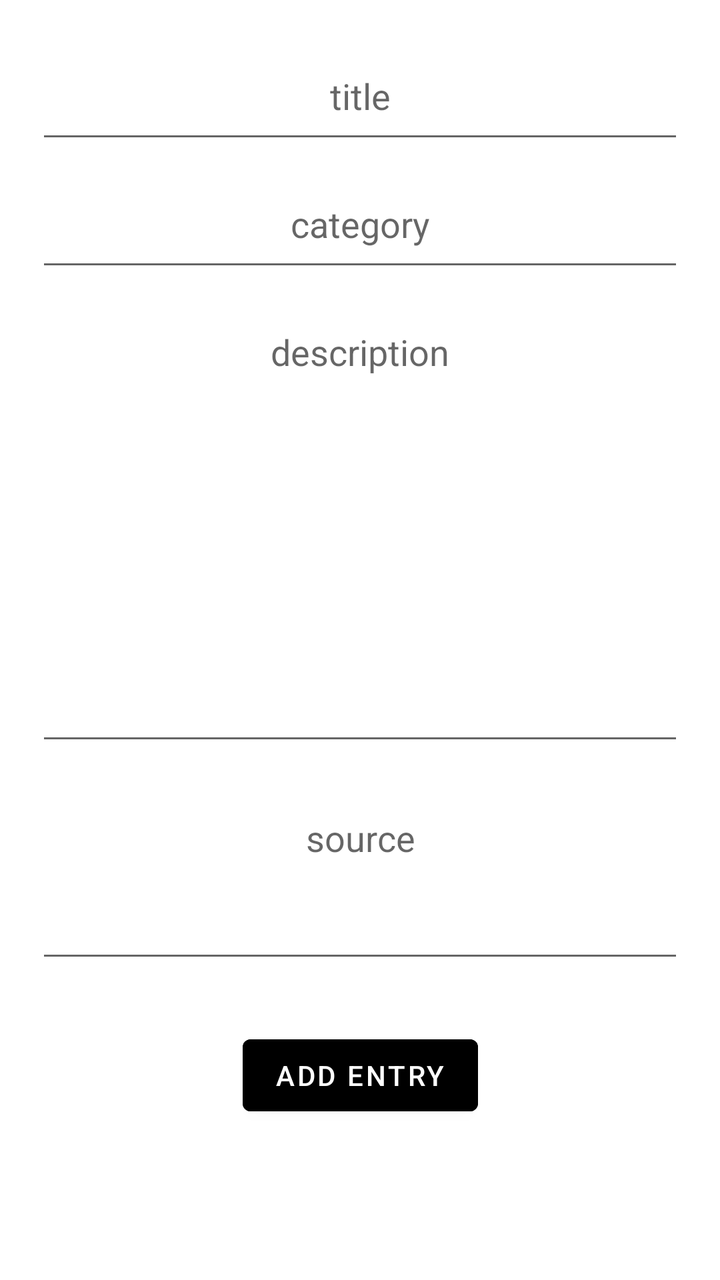
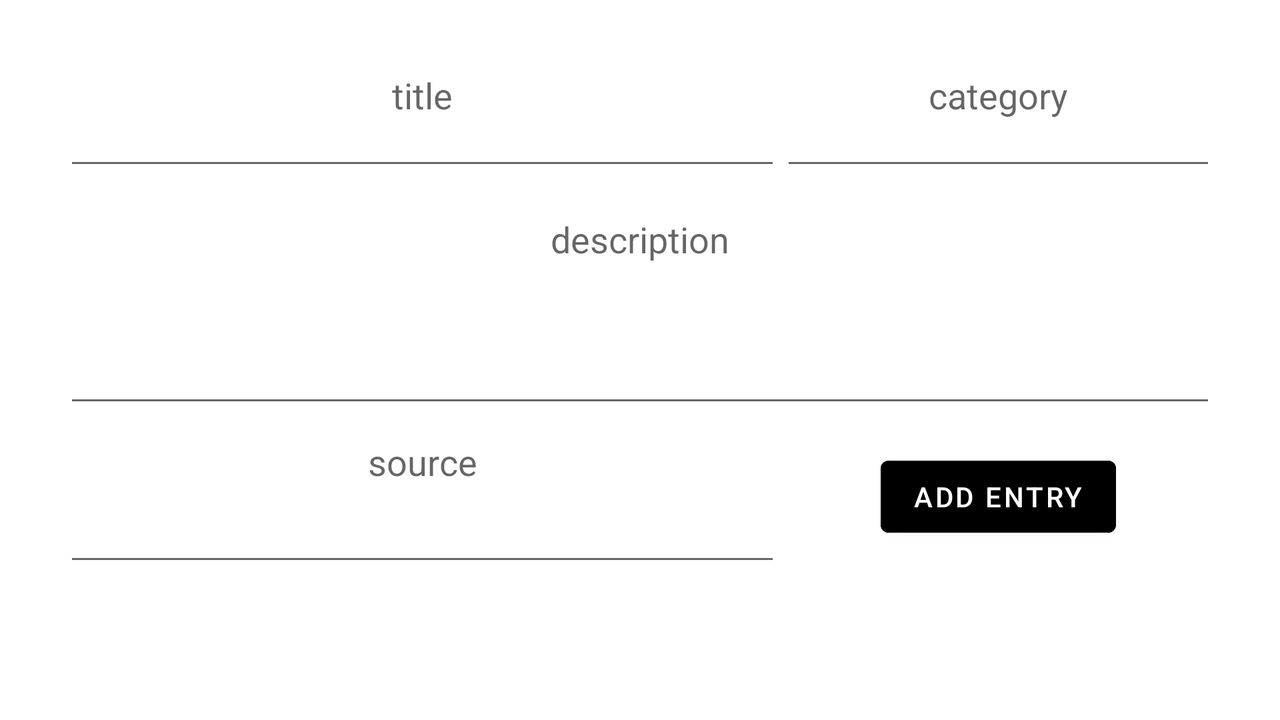

Compare how this app lays out the same screen by default and in its alternative resource folder. The renders come first, then the two layout files and the values they reference.
<!-- AndroidManifest.xml: application theme Theme.SimpleKnowledgeBase -->
<!-- res/layout/fragment_add_entry.xml -->
<?xml version="1.0" encoding="utf-8"?>
<androidx.constraintlayout.widget.ConstraintLayout xmlns:android="http://schemas.android.com/apk/res/android"
    xmlns:app="http://schemas.android.com/apk/res-auto"
    xmlns:tools="http://schemas.android.com/tools"
    android:layout_width="match_parent"
    android:layout_height="match_parent">

    <AutoCompleteTextView
        android:id="@+id/addentry_actv_addTitle"
        android:layout_width="0dp"
        android:layout_height="0dp"
        android:gravity="center_horizontal"
        android:hint="title"
        app:layout_constraintBottom_toTopOf="@+id/guidelineHorizontalAboveCategory"
        app:layout_constraintEnd_toStartOf="@+id/guidelineVerticalRight"
        app:layout_constraintStart_toStartOf="@+id/guidelineVerticalLeft"
        app:layout_constraintTop_toTopOf="@+id/guidelineHorizontalAboveTitle" />

    <AutoCompleteTextView
        android:id="@+id/addentry_actv_addCategory"
        android:layout_width="0dp"
        android:layout_height="0dp"
        android:gravity="center_horizontal"
        android:hint="category"
        android:lines="1"
        android:maxLength="20"
        android:maxLines="1"
        android:tooltipText="Characters not allowed: ; "
        app:layout_constraintBottom_toTopOf="@+id/guidelineHorizontalBelowCategory"
        app:layout_constraintEnd_toStartOf="@+id/guidelineVerticalRight"
        app:layout_constraintStart_toStartOf="@+id/guidelineVerticalLeft"
        app:layout_constraintTop_toTopOf="@+id/guidelineHorizontalBelowTitle" />


    <EditText
        android:id="@+id/addentry_actv_addDescription"
        style="@style/Widget.AppCompat.Light.AutoCompleteTextView"
        android:layout_width="0dp"
        android:layout_height="0dp"
        android:gravity="center_horizontal"
        android:hint="description"
        android:inputType="textMultiLine"
        android:lines="8"
        android:maxLength="400"
        android:maxLines="10"
        android:minLines="6"
        app:layout_constraintBottom_toTopOf="@+id/guidelineHorizontalBelowDescription"
        app:layout_constraintEnd_toStartOf="@+id/guidelineVerticalRight"
        app:layout_constraintStart_toStartOf="@+id/guidelineVerticalLeft"
        app:layout_constraintTop_toTopOf="@+id/guidelineHorizontalAboveDescription" />

    <EditText
        android:id="@+id/addentry_actv_addSource"
        android:layout_width="0dp"
        android:layout_height="0dp"
        android:gravity="center_horizontal"
        android:hint="source"
        android:inputType="textWebEmailAddress"
        android:lines="2"
        android:maxLength="200"
        android:maxLines="3"
        android:minHeight="32dp"
        android:minLines="2"
        app:layout_constraintBottom_toTopOf="@+id/guidelineHorizontalBelowSource"
        app:layout_constraintEnd_toStartOf="@+id/guidelineVerticalRight"
        app:layout_constraintStart_toStartOf="@+id/guidelineVerticalLeft"
        app:layout_constraintTop_toTopOf="@+id/guidelineHorizontalAboveSource" />

    <Button
        android:id="@+id/addentry_btn_add"
        android:layout_width="wrap_content"
        android:layout_height="wrap_content"
        android:backgroundTint="@android:color/black"
        android:text="@string/addentry_btn_addentry"
        app:layout_constraintBottom_toTopOf="@+id/guidelineHorizontalBelowButtons"
        app:layout_constraintEnd_toStartOf="@+id/guidelineVerticalRight"
        app:layout_constraintStart_toStartOf="@+id/guidelineVerticalLeft"
        app:layout_constraintTop_toTopOf="@+id/guidelineHorizontalAboveButtons" />

    <androidx.constraintlayout.widget.Guideline
        android:id="@+id/guidelineVerticalLeft"
        android:layout_width="wrap_content"
        android:layout_height="wrap_content"
        android:orientation="vertical"
        app:layout_constraintGuide_percent="0.05" />

    <androidx.constraintlayout.widget.Guideline
        android:id="@+id/guidelineVerticalRight"
        android:layout_width="wrap_content"
        android:layout_height="wrap_content"
        android:orientation="vertical"
        app:layout_constraintGuide_percent="0.95" />

    <androidx.constraintlayout.widget.Guideline
        android:id="@+id/guidelineHorizontalAboveTitle"
        android:layout_width="wrap_content"
        android:layout_height="wrap_content"
        android:orientation="horizontal"
        app:layout_constraintGuide_percent="0.04" />

    <androidx.constraintlayout.widget.Guideline
        android:id="@+id/guidelineHorizontalBelowTitle"
        android:layout_width="wrap_content"
        android:layout_height="wrap_content"
        android:orientation="horizontal"
        app:layout_constraintGuide_percent="0.14" />

    <androidx.constraintlayout.widget.Guideline
        android:id="@+id/guidelineHorizontalAboveCategory"
        android:layout_width="wrap_content"
        android:layout_height="wrap_content"
        android:orientation="horizontal"
        app:layout_constraintGuide_percent="0.12" />

    <androidx.constraintlayout.widget.Guideline
        android:id="@+id/guidelineHorizontalBelowCategory"
        android:layout_width="wrap_content"
        android:layout_height="wrap_content"
        android:orientation="horizontal"
        app:layout_constraintGuide_percent="0.22" />

    <androidx.constraintlayout.widget.Guideline
        android:id="@+id/guidelineHorizontalAboveDescription"
        android:layout_width="wrap_content"
        android:layout_height="wrap_content"
        android:orientation="horizontal"
        app:layout_constraintGuide_percent="0.24" />

    <androidx.constraintlayout.widget.Guideline
        android:id="@+id/guidelineHorizontalBelowDescription"
        android:layout_width="wrap_content"
        android:layout_height="wrap_content"
        android:orientation="horizontal"
        app:layout_constraintGuide_percent="0.59" />

    <androidx.constraintlayout.widget.Guideline
        android:id="@+id/guidelineHorizontalAboveSource"
        android:layout_width="wrap_content"
        android:layout_height="wrap_content"
        android:orientation="horizontal"
        app:layout_constraintGuide_percent="0.62" />

    <androidx.constraintlayout.widget.Guideline
        android:id="@+id/guidelineHorizontalBelowSource"
        android:layout_width="wrap_content"
        android:layout_height="wrap_content"
        android:orientation="horizontal"
        app:layout_constraintGuide_percent="0.76" />

    <androidx.constraintlayout.widget.Guideline
        android:id="@+id/guidelineHorizontalAboveButtons"
        android:layout_width="wrap_content"
        android:layout_height="wrap_content"
        android:orientation="horizontal"
        app:layout_constraintGuide_percent="0.79" />

    <androidx.constraintlayout.widget.Guideline
        android:id="@+id/guidelineHorizontalBelowButtons"
        android:layout_width="wrap_content"
        android:layout_height="wrap_content"
        android:orientation="horizontal"
        app:layout_constraintGuide_percent="0.89" />


</androidx.constraintlayout.widget.ConstraintLayout>
<!-- resources referenced by this layout -->
<resources>
  <string name="addentry_btn_addentry">Add entry</string>
  <style name="Theme.SimpleKnowledgeBase" parent="Theme.MaterialComponents.DayNight.DarkActionBar">
          
          <item name="colorPrimary">@color/purple_500</item>
          <item name="colorPrimaryVariant">@color/purple_700</item>
          <item name="colorOnPrimary">@color/white</item>
          
          <item name="colorSecondary">@color/teal_200</item>
          <item name="colorSecondaryVariant">@color/teal_700</item>
          <item name="colorOnSecondary">@color/black</item>
          
          <item name="android:statusBarColor" tools:targetApi="l">?attr/colorPrimaryVariant</item>
          
      </style>
  <color name="purple_500">#FF6200EE</color>
  <color name="purple_700">#FF3700B3</color>
  <color name="white">#FFFFFFFF</color>
  <color name="teal_200">#FF03DAC5</color>
  <color name="teal_700">#FF018786</color>
  <color name="black">#FF000000</color>
</resources>
<!-- res/layout-land/fragment_add_entry.xml (the repository's variant of the layout above) -->
<!-- drawn on the phone turned sideways -->
<?xml version="1.0" encoding="utf-8"?>
<androidx.constraintlayout.widget.ConstraintLayout xmlns:android="http://schemas.android.com/apk/res/android"
    xmlns:app="http://schemas.android.com/apk/res-auto"
    xmlns:tools="http://schemas.android.com/tools"
    android:layout_width="match_parent"
    android:layout_height="match_parent">

    <AutoCompleteTextView
        android:id="@+id/addentry_actv_addTitle"
        android:layout_width="0dp"
        android:layout_height="0dp"
        android:gravity="center_horizontal"
        android:hint="title"
        app:layout_constraintBottom_toTopOf="@+id/guidelineHorizontalAboveCategory"
        app:layout_constraintEnd_toStartOf="@+id/guideline21"
        app:layout_constraintStart_toStartOf="@+id/guidelineVerticalLeft"
        app:layout_constraintTop_toTopOf="@+id/guidelineHorizontalAboveTitle" />

    <AutoCompleteTextView
        android:id="@+id/addentry_actv_addCategory"
        android:layout_width="0dp"
        android:layout_height="0dp"
        android:gravity="center_horizontal"
        android:hint="category"
        android:lines="1"
        android:maxLength="20"
        android:maxLines="1"
        android:tooltipText="Characters not allowed: ; "
        app:layout_constraintBottom_toTopOf="@+id/guidelineHorizontalAboveCategory"
        app:layout_constraintEnd_toStartOf="@+id/guidelineVerticalRight"
        app:layout_constraintStart_toEndOf="@+id/addentry_actv_addTitle"
        app:layout_constraintTop_toTopOf="@+id/guidelineHorizontalAboveTitle" />


    <EditText
        android:id="@+id/addentry_actv_addDescription"
        style="@style/Widget.AppCompat.Light.AutoCompleteTextView"
        android:layout_width="0dp"
        android:layout_height="0dp"
        android:gravity="center_horizontal"
        android:hint="description"
        android:inputType="textMultiLine"
        android:lines="8"
        android:maxLength="400"
        android:maxLines="10"
        android:minLines="6"
        app:layout_constraintBottom_toTopOf="@+id/guidelineHorizontalBelowDescription"
        app:layout_constraintEnd_toStartOf="@+id/guidelineVerticalRight"
        app:layout_constraintStart_toStartOf="@+id/guidelineVerticalLeft"
        app:layout_constraintTop_toTopOf="@+id/guidelineHorizontalAboveDescription" />

    <EditText
        android:id="@+id/addentry_actv_addSource"
        android:layout_width="0dp"
        android:layout_height="0dp"
        android:gravity="center_horizontal"
        android:hint="source"
        android:inputType="textWebEmailAddress"
        android:lines="2"
        android:maxLength="200"
        android:maxLines="3"
        android:minHeight="32dp"
        android:minLines="2"
        app:layout_constraintBottom_toTopOf="@+id/guidelineHorizontalBelowButtons"
        app:layout_constraintEnd_toStartOf="@+id/guideline21"
        app:layout_constraintStart_toStartOf="@+id/guidelineVerticalLeft"
        app:layout_constraintTop_toTopOf="@+id/guidelineHorizontalBelowDescription" />

    <Button
        android:id="@+id/addentry_btn_add"
        android:layout_width="wrap_content"
        android:layout_height="wrap_content"
        android:backgroundTint="@android:color/black"
        android:text="@string/addentry_btn_addentry"
        app:layout_constraintBottom_toTopOf="@+id/guidelineHorizontalBelowButtons"
        app:layout_constraintEnd_toStartOf="@+id/guidelineVerticalRight"
        app:layout_constraintStart_toStartOf="@+id/guideline21"
        app:layout_constraintTop_toTopOf="@+id/guidelineHorizontalBelowDescription" />

    <androidx.constraintlayout.widget.Guideline
        android:id="@+id/guidelineVerticalLeft"
        android:layout_width="wrap_content"
        android:layout_height="wrap_content"
        android:orientation="vertical"
        app:layout_constraintGuide_percent="0.05" />

    <androidx.constraintlayout.widget.Guideline
        android:id="@+id/guidelineVerticalRight"
        android:layout_width="wrap_content"
        android:layout_height="wrap_content"
        android:orientation="vertical"
        app:layout_constraintGuide_percent="0.95" />

    <androidx.constraintlayout.widget.Guideline
        android:id="@+id/guidelineHorizontalAboveTitle"
        android:layout_width="wrap_content"
        android:layout_height="wrap_content"
        android:orientation="horizontal"
        app:layout_constraintGuide_percent="0.07" />

    <androidx.constraintlayout.widget.Guideline
        android:id="@+id/guidelineHorizontalAboveCategory"
        android:layout_width="wrap_content"
        android:layout_height="wrap_content"
        android:orientation="horizontal"
        app:layout_constraintGuide_percent="0.25" />

    <androidx.constraintlayout.widget.Guideline
        android:id="@+id/guidelineHorizontalAboveDescription"
        android:layout_width="wrap_content"
        android:layout_height="wrap_content"
        android:orientation="horizontal"
        app:layout_constraintGuide_percent="0.27" />

    <androidx.constraintlayout.widget.Guideline
        android:id="@+id/guidelineHorizontalBelowDescription"
        android:layout_width="wrap_content"
        android:layout_height="wrap_content"
        android:orientation="horizontal"
        app:layout_constraintGuide_percent="0.58" />

    <androidx.constraintlayout.widget.Guideline
        android:id="@+id/guidelineHorizontalAboveSource"
        android:layout_width="wrap_content"
        android:layout_height="wrap_content"
        android:orientation="horizontal"
        app:layout_constraintGuide_percent="0.55" />

    <androidx.constraintlayout.widget.Guideline
        android:id="@+id/guidelineHorizontalBelowButtons"
        android:layout_width="wrap_content"
        android:layout_height="wrap_content"
        android:orientation="horizontal"
        app:layout_constraintGuide_percent="0.8" />

    <androidx.constraintlayout.widget.Guideline
        android:id="@+id/guideline21"
        android:layout_width="wrap_content"
        android:layout_height="wrap_content"
        android:orientation="vertical"
        app:layout_constraintGuide_percent="0.61" />


</androidx.constraintlayout.widget.ConstraintLayout>
